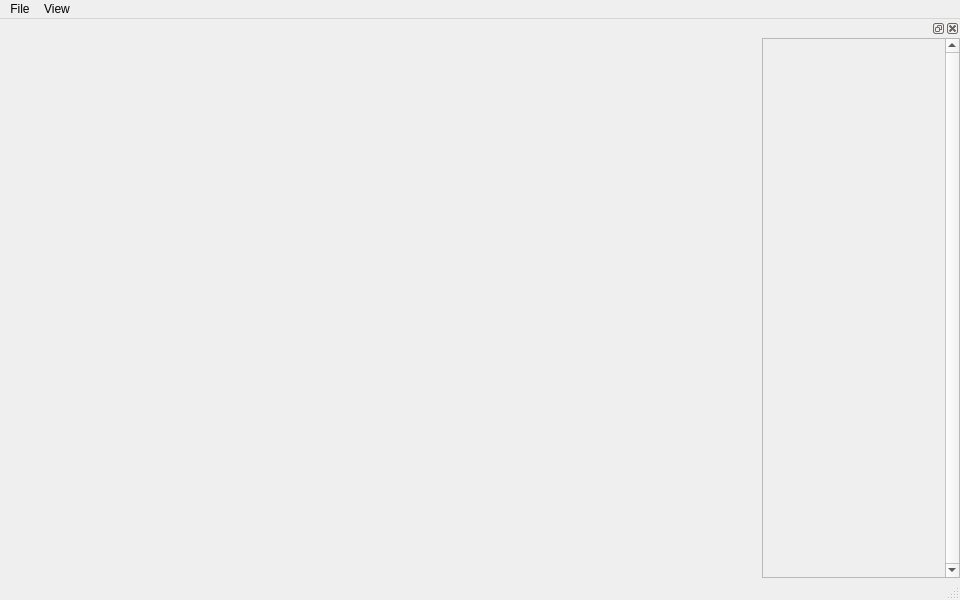
<?xml version="1.0" encoding="UTF-8"?>
<ui version="4.0">
 <class>MainWindow</class>
 <widget class="QMainWindow" name="MainWindow">
  <property name="geometry">
   <rect>
    <x>0</x>
    <y>0</y>
    <width>960</width>
    <height>600</height>
   </rect>
  </property>
  <property name="minimumSize">
   <size>
    <width>960</width>
    <height>600</height>
   </size>
  </property>
  <property name="windowTitle">
   <string>MainWindow</string>
  </property>
  <widget class="QWidget" name="central_widget">
   <property name="sizePolicy">
    <sizepolicy hsizetype="Expanding" vsizetype="Expanding">
     <horstretch>0</horstretch>
     <verstretch>0</verstretch>
    </sizepolicy>
   </property>
   <layout class="QGridLayout" name="gridLayout_3">
    <property name="leftMargin">
     <number>0</number>
    </property>
    <property name="topMargin">
     <number>0</number>
    </property>
    <property name="rightMargin">
     <number>0</number>
    </property>
    <property name="bottomMargin">
     <number>0</number>
    </property>
    <property name="spacing">
     <number>0</number>
    </property>
   </layout>
  </widget>
  <widget class="QStatusBar" name="statusbar"/>
  <widget class="QMenuBar" name="menubar">
   <property name="geometry">
    <rect>
     <x>0</x>
     <y>0</y>
     <width>960</width>
     <height>24</height>
    </rect>
   </property>
   <widget class="QMenu" name="menu_file">
    <property name="title">
     <string>File</string>
    </property>
    <addaction name="action_open_new"/>
    <addaction name="action_close"/>
   </widget>
   <widget class="QMenu" name="menu_view">
    <property name="title">
     <string>View</string>
    </property>
    <addaction name="actionSteer_panel"/>
    <addaction name="action_transform"/>
    <addaction name="action_setup_view"/>
    <addaction name="action_screen_capture"/>
   </widget>
   <addaction name="menu_file"/>
   <addaction name="menu_view"/>
  </widget>
  <widget class="QDockWidget" name="dock_widget">
   <property name="minimumSize">
    <size>
     <width>198</width>
     <height>400</height>
    </size>
   </property>
   <property name="maximumSize">
    <size>
     <width>198</width>
     <height>5000</height>
    </size>
   </property>
   <property name="styleSheet">
    <string notr="true"/>
   </property>
   <property name="floating">
    <bool>false</bool>
   </property>
   <property name="features">
    <set>QDockWidget::DockWidgetClosable|QDockWidget::DockWidgetFloatable|QDockWidget::DockWidgetMovable</set>
   </property>
   <property name="allowedAreas">
    <set>Qt::LeftDockWidgetArea|Qt::RightDockWidgetArea</set>
   </property>
   <attribute name="dockWidgetArea">
    <number>2</number>
   </attribute>
   <widget class="QWidget" name="dock_widget_contents">
    <layout class="QVBoxLayout" name="verticalLayout">
     <property name="spacing">
      <number>0</number>
     </property>
     <property name="leftMargin">
      <number>0</number>
     </property>
     <property name="topMargin">
      <number>0</number>
     </property>
     <property name="rightMargin">
      <number>0</number>
     </property>
     <property name="bottomMargin">
      <number>0</number>
     </property>
     <item>
      <widget class="QScrollArea" name="scroll_area">
       <property name="verticalScrollBarPolicy">
        <enum>Qt::ScrollBarAlwaysOn</enum>
       </property>
       <property name="horizontalScrollBarPolicy">
        <enum>Qt::ScrollBarAlwaysOff</enum>
       </property>
       <property name="widgetResizable">
        <bool>true</bool>
       </property>
       <property name="alignment">
        <set>Qt::AlignLeading|Qt::AlignLeft|Qt::AlignTop</set>
       </property>
       <widget class="QWidget" name="scroll_area_contents">
        <property name="geometry">
         <rect>
          <x>0</x>
          <y>0</y>
          <width>181</width>
          <height>525</height>
         </rect>
        </property>
        <layout class="QVBoxLayout" name="verticalLayout_2">
         <property name="spacing">
          <number>0</number>
         </property>
         <property name="leftMargin">
          <number>0</number>
         </property>
         <property name="topMargin">
          <number>0</number>
         </property>
         <property name="rightMargin">
          <number>0</number>
         </property>
         <property name="bottomMargin">
          <number>0</number>
         </property>
        </layout>
       </widget>
      </widget>
     </item>
    </layout>
   </widget>
  </widget>
  <action name="action_open_new">
   <property name="text">
    <string>Open new file</string>
   </property>
   <property name="shortcut">
    <string>Ctrl+O</string>
   </property>
   <property name="iconVisibleInMenu">
    <bool>true</bool>
   </property>
  </action>
  <action name="action_close">
   <property name="text">
    <string>Close</string>
   </property>
   <property name="shortcut">
    <string>Ctrl+F4</string>
   </property>
  </action>
  <action name="actionSteer_panel">
   <property name="checkable">
    <bool>true</bool>
   </property>
   <property name="checked">
    <bool>false</bool>
   </property>
   <property name="text">
    <string>Steer panel</string>
   </property>
   <property name="shortcut">
    <string>Ctrl+P</string>
   </property>
  </action>
  <action name="action_transform">
   <property name="checkable">
    <bool>true</bool>
   </property>
   <property name="checked">
    <bool>true</bool>
   </property>
   <property name="text">
    <string>Transform</string>
   </property>
   <property name="shortcut">
    <string>Ctrl+1</string>
   </property>
  </action>
  <action name="action_setup_view">
   <property name="checkable">
    <bool>true</bool>
   </property>
   <property name="text">
    <string>View setup</string>
   </property>
   <property name="shortcut">
    <string>Ctrl+2</string>
   </property>
  </action>
  <action name="action_screen_capture">
   <property name="checkable">
    <bool>true</bool>
   </property>
   <property name="text">
    <string>Screen capture</string>
   </property>
   <property name="shortcut">
    <string>Ctrl+3</string>
   </property>
  </action>
 </widget>
 <resources/>
 <connections/>
</ui>
